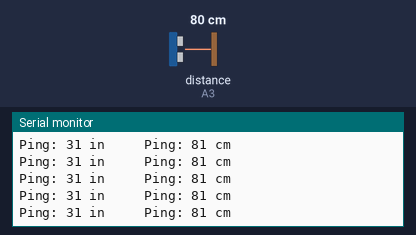
This sketch was run on a simulated Arduino Uno, built with avr-gcc and run on an emulated ATmega328P. Parts: the last lines printed to the serial monitor. The inputs (shaded band) are chosen by the test bench; at power-on: distance to the obstacle (sensor on A3) 80 cm. The echo pulse lasts 58.3 µs per cm.

Above: at 1.2 s.
1.3 s: distance to the obstacle (sensor on A3) set to 2 cm
At 2.4 s:
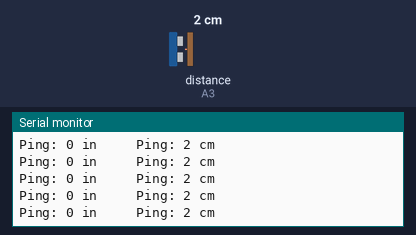
4.3 s: distance to the obstacle (sensor on A3) set to 18 cm
At 4.9 s:
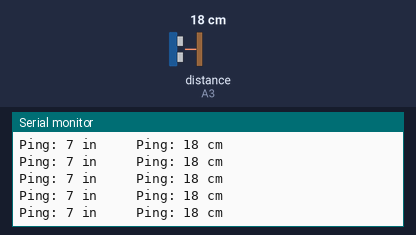
7.3 s: distance to the obstacle (sensor on A3) set to 4 cm
At 8.0 s:
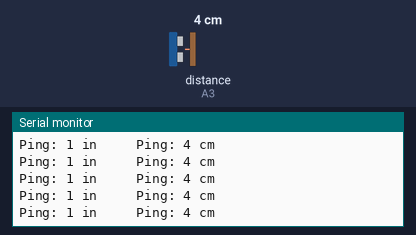
10.3 s: distance to the obstacle (sensor on A3) set to 120 cm
At 11.1 s:
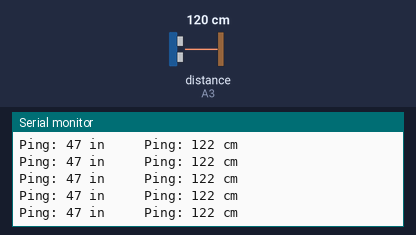
13.3 s: distance to the obstacle (sensor on A3) set to 35 cm
At 14.2 s:
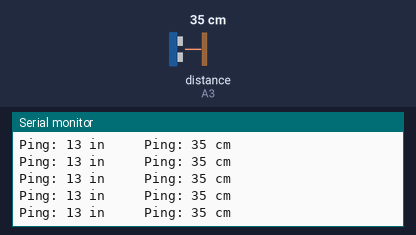
Timing chart, 0 to 16.3 s (numbered marks = the images above; inputs shaded):
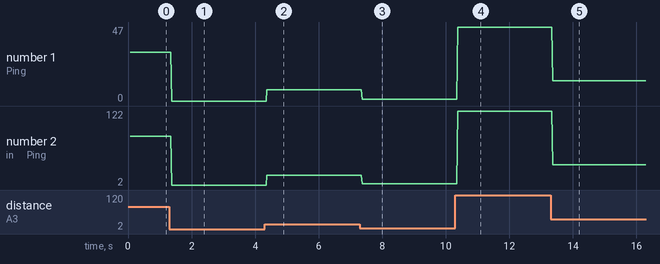

Measured:
- after the input at 1.3 s, the serial monitor: prints a new line after 0.07 s (image 1)
- after the input at 4.3 s, the serial monitor: prints a new line after 0.07 s (image 2)
- after the input at 7.3 s, the serial monitor: prints a new line after 0.07 s (image 3)
- after the input at 10.3 s, the serial monitor: prints a new line after 0.08 s (image 4)
- after the input at 13.3 s, the serial monitor: prints a new line after 0.07 s (image 5)
- plotted number 1: 31 → 0 after the input at 1.3 s, 0 → 7 after the input at 4.3 s, 7 → 1 after the input at 7.3 s, 1 → 47 after the input at 10.3 s, 47 → 13 after the input at 13.3 s
- plotted number 2: 81 → 2 after the input at 1.3 s, 2 → 18 after the input at 4.3 s, 18 → 4 after the input at 7.3 s, 4 → 122 after the input at 10.3 s, 122 → 35 after the input at 13.3 s

The sketch:

sonar_test.ino.ino
```cpp
/* YourDuino SKETCH UltraSonic Serial 2.0
 Runs HC-04 and SRF-06 and other Ultrasonic Modules
 Open Serial Monitor to see results
 Reference: http://playground.arduino.cc/Code/NewPing
 Questions?  terry@yourduino.com */

/*-----( Import needed libraries )-----*/
#include <NewPing.h>
/*-----( Declare Constants and Pin Numbers )-----*/
#define  TRIGGER_PIN  3
#define  ECHO_PIN     A3
#define MAX_DISTANCE 200 // Maximum distance we want to ping for (in centimeters).
                         //Maximum sensor distance is rated at 400-500cm.
/*-----( Declare objects )-----*/
NewPing sonar(TRIGGER_PIN, ECHO_PIN, MAX_DISTANCE); // NewPing setup of pins and maximum distance.
/*-----( Declare Variables )-----*/
int DistanceMM;
int DistanceCm;

void setup()   /****** SETUP: RUNS ONCE ******/
{
  Serial.begin(9600);
  Serial.println("UltraSonic Distance Measurement");
  Serial.println("YourDuino.com  terry@yourduino.com");
}//--(end setup )---


void loop()   /****** LOOP: RUNS CONSTANTLY ******/
{
  //delay(100);// Wait 100ms between pings (about 10 pings/sec). 29ms should be the shortest delay between pings.
  DistanceMM = sonar.ping_in();
  Serial.print("Ping: ");
  Serial.print(DistanceMM); // Convert ping time to distance and print result
                            // (0 = outside set distance range, no ping echo)
  Serial.print(" in     ");

  //delay(100);// Wait 100ms between pings (about 10 pings/sec). 29ms should be the shortest delay between pings.
  DistanceCm = sonar.ping_cm();
  Serial.print("Ping: ");
  Serial.print(DistanceCm);
  Serial.println(" cm");

}//--(end main loop )---

/*-----( Declare User-written Functions )-----*/

// None
//*********( THE END )***********
```
